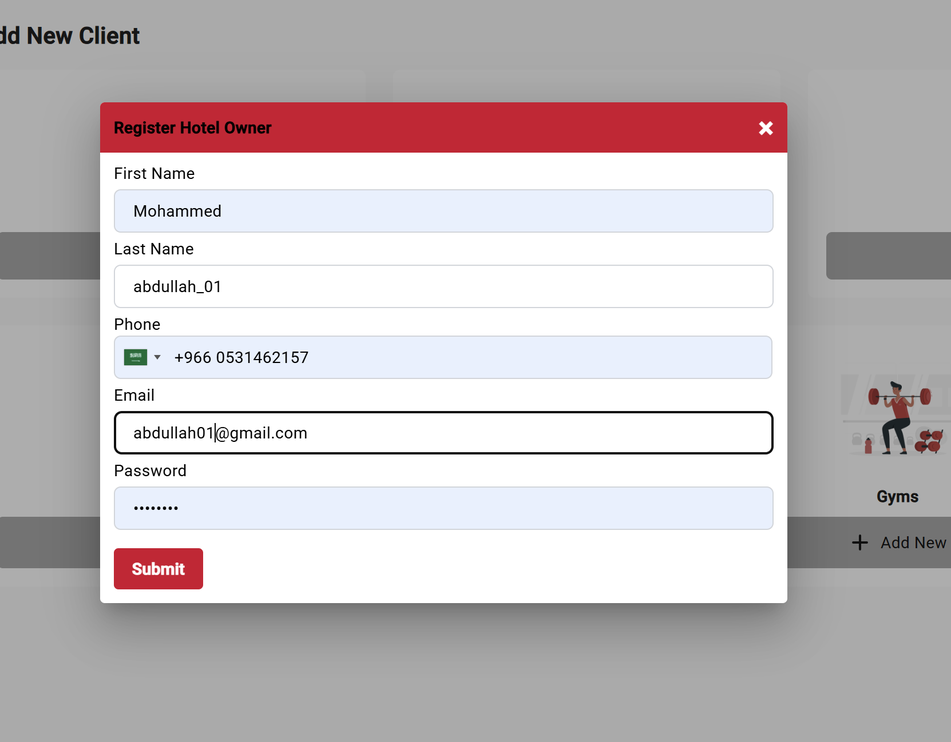
#> input picture Backend/sample_image.png, 951 x 742 px, shrunk from 1662 x 1298 before the run
$ python test_ocr.py
#> lines starting #> are read from the running program, lines starting #| are printed output that depends on the picture; after the words box and inside, x2 and y2 are one past the last pixel; in counts of white or black regions, pixels touching at a corner belong together
import pytesseract
from PIL import Image
import cv2

# OPTIONAL: Set the path to Tesseract executable if you're on Windows
pytesseract.pytesseract.tesseract_cmd = r"C:\Program Files\Tesseract-OCR\tesseract.exe"

# Path to the image
image_path = "sample_image.png"

# Load image using OpenCV
image = cv2.imread(image_path)
#> image is the input picture: shape (742, 951, 3); mean B, G, R 193.3, 191.2, 198.3

# Convert to grayscale for better OCR
gray = cv2.cvtColor(image, cv2.COLOR_BGR2GRAY)
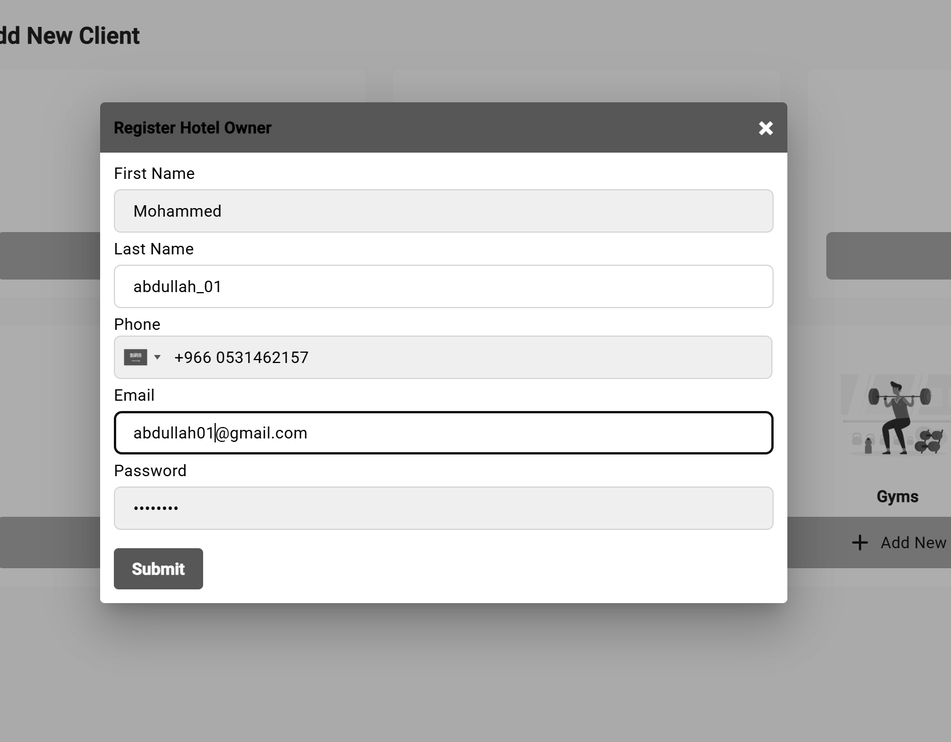
#> gray: shape (742, 951); min 0, max 255, mean 193.5

# Threshold to clean the image
gray = cv2.threshold(gray, 0, 255, cv2.THRESH_BINARY + cv2.THRESH_OTSU)[1]
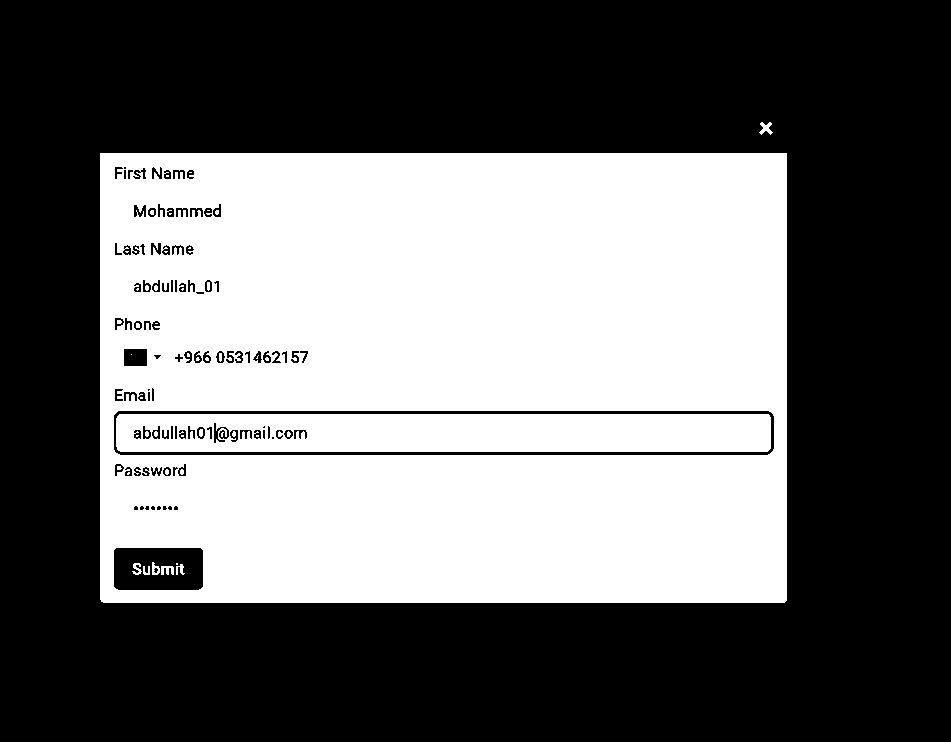
#> gray: shape (742, 951); 42.1% white; 47 white regions (30 under 20 px), largest, box (x1, y1, x2, y2) and area: (100, 153, 787, 603) 272483, (116, 414, 771, 452) 23821, (759, 122, 773, 135) 98

# Extract text using Tesseract OCR
#> (the run stopped early here; a loop or call above may not have finished)
